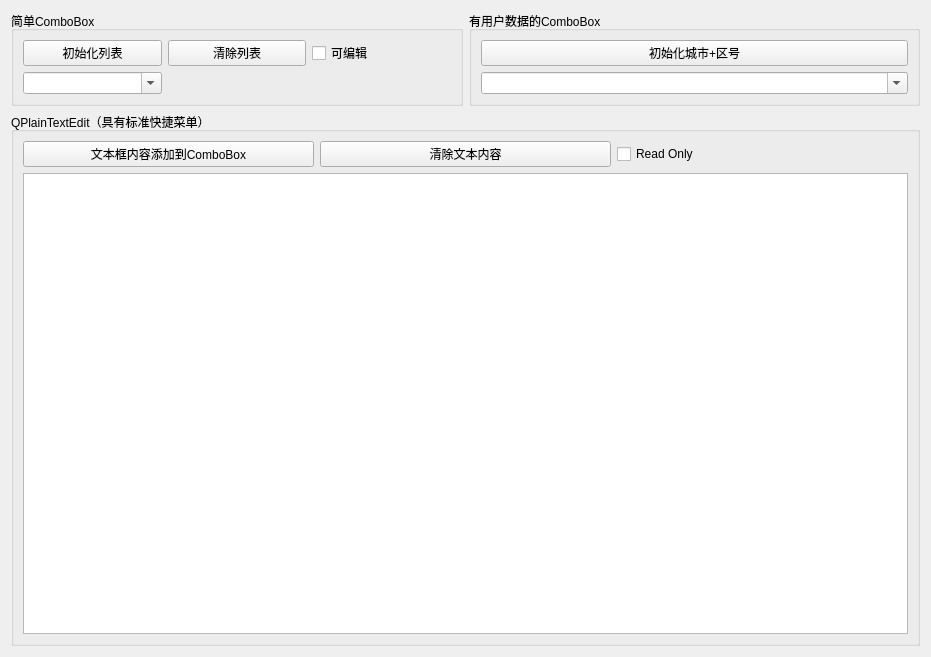
<?xml version="1.0" encoding="UTF-8"?>
<ui version="4.0">
 <class>combo_box_window</class>
 <widget class="QWidget" name="combo_box_window">
  <property name="geometry">
   <rect>
    <x>0</x>
    <y>0</y>
    <width>931</width>
    <height>657</height>
   </rect>
  </property>
  <property name="windowTitle">
   <string>combo_box_window</string>
  </property>
  <layout class="QGridLayout" name="gridLayout_4">
   <item row="0" column="0">
    <widget class="QGroupBox" name="groupBox">
     <property name="title">
      <string>简单ComboBox</string>
     </property>
     <layout class="QGridLayout" name="gridLayout">
      <item row="0" column="0">
       <widget class="QPushButton" name="pushButtonInitList">
        <property name="text">
         <string>初始化列表</string>
        </property>
       </widget>
      </item>
      <item row="0" column="1">
       <widget class="QPushButton" name="pushButtonClearList">
        <property name="text">
         <string>清除列表</string>
        </property>
       </widget>
      </item>
      <item row="0" column="2">
       <widget class="QCheckBox" name="checkBoxEnableEdit">
        <property name="text">
         <string>可编辑</string>
        </property>
       </widget>
      </item>
      <item row="1" column="0">
       <widget class="QComboBox" name="comboBoxList">
        <property name="editable">
         <bool>true</bool>
        </property>
       </widget>
      </item>
     </layout>
    </widget>
   </item>
   <item row="0" column="1">
    <widget class="QGroupBox" name="groupBox_2">
     <property name="title">
      <string>有用户数据的ComboBox</string>
     </property>
     <layout class="QGridLayout" name="gridLayout_2">
      <item row="0" column="0">
       <widget class="QPushButton" name="pushButtonInitCity">
        <property name="text">
         <string>初始化城市+区号</string>
        </property>
       </widget>
      </item>
      <item row="1" column="0">
       <widget class="QComboBox" name="comboBoxCityNO">
        <property name="editable">
         <bool>true</bool>
        </property>
       </widget>
      </item>
     </layout>
    </widget>
   </item>
   <item row="1" column="0" colspan="2">
    <widget class="QGroupBox" name="groupBox_3">
     <property name="title">
      <string>QPlainTextEdit（具有标准快捷菜单）</string>
     </property>
     <layout class="QGridLayout" name="gridLayout_3">
      <item row="0" column="0">
       <widget class="QPushButton" name="pushButtonTextAdd">
        <property name="text">
         <string>文本框内容添加到ComboBox</string>
        </property>
       </widget>
      </item>
      <item row="0" column="1">
       <widget class="QPushButton" name="pushButtonClearContent">
        <property name="text">
         <string>清除文本内容</string>
        </property>
       </widget>
      </item>
      <item row="0" column="2">
       <widget class="QCheckBox" name="checkBoxReadOnly">
        <property name="text">
         <string>Read Only</string>
        </property>
       </widget>
      </item>
      <item row="1" column="0" colspan="3">
       <widget class="QPlainTextEdit" name="plainTextEdit"/>
      </item>
     </layout>
    </widget>
   </item>
  </layout>
 </widget>
 <resources/>
 <connections/>
</ui>
